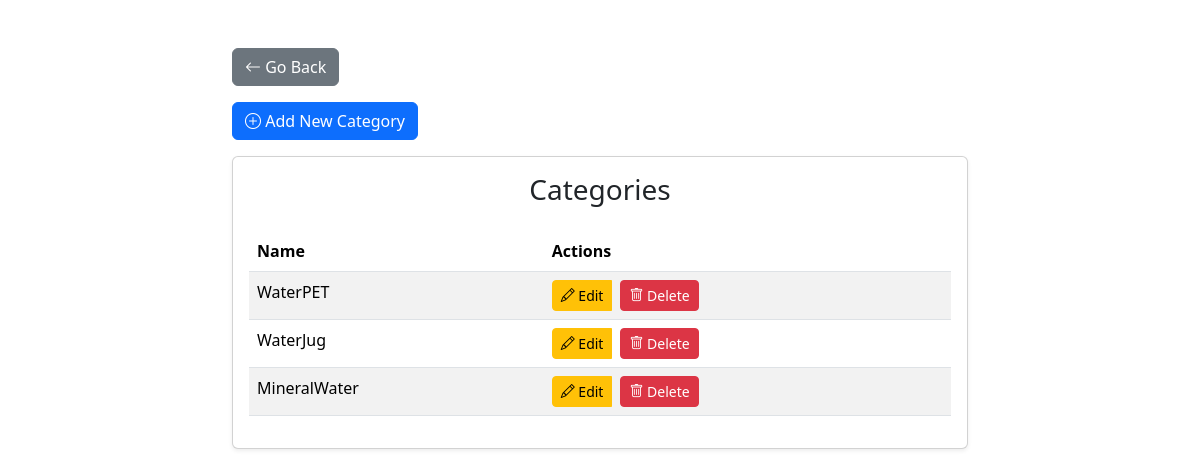
Page /categories/ on the committed database.
### waterproject/models.py (models this page shows, shortened)
class Category(models.Model):
    name = models.CharField(max_length=100, unique=True)
    description = models.TextField(null=True, blank=True)
    image = models.ImageField(upload_to='categories/', null=True, blank=True)

### waterproject/views.py (the view)
# urls.py: path('categories/', views.category_list, name='category_list'),
def category_list(request):
    categories = Category.objects.all()
    if request.method == 'POST':
        form = CategoryForm(request.POST)
        if form.is_valid():
            form.save()
            return redirect('category_list')
    else:
        form = CategoryForm()
    context = {
        'categories': categories,
        'form': form,
    }
    return render(request, 'admincontent/category_list.html', context)

### waterproject/templates/admincontent/category_list.html (shortened to what this page needs)
{% load static %}
<!DOCTYPE html>
<html lang="en">
<head>
    <link href="https://cdn.jsdelivr.net/npm/bootstrap@5.3.3/dist/css/bootstrap.min.css" rel="stylesheet">
    <link href="https://cdnjs.cloudflare.com/ajax/libs/bootstrap-icons/1.10.0/font/bootstrap-icons.min.css" rel="stylesheet">
</head>
<body>
    <div class="container mt-5">
        <div class="row justify-content-center">
            <div class="col-md-8">
                <div class="mb-3">
                    <a href="{% url 'superuser_dashboard' %}" class="btn btn-secondary">
                        <i class="bi bi-arrow-left"></i> Go Back
                    </a>
                </div>
                <div class="mb-3">
                    <a href="{% url 'add_category' %}" class="btn btn-primary">
                        <i class="bi bi-plus-circle"></i> Add New Category
                    </a>
                </div>
                <div class="card shadow-sm">
                    <div class="card-body">
                        <h3 class="text-center mb-4">Categories</h3>
                        <table class="table table-striped mt-3">
                            <thead>
                                <tr>
                                    <th>Name</th>
                                    <th>Actions</th>
                                </tr>
                            </thead>
                            <tbody>
                                {% for category in categories %}
                                    <tr>
                                        <td>{{ category.name }}</td>
                                        <td>
                                            <div class="btn-group" role="group">
                                                <a href="{% url 'edit_category' category.pk %}" class="btn btn-warning btn-sm me-2">
                                                    <i class="bi bi-pencil"></i> Edit
                                                </a>
                                                <form action="{% url 'delete_category' category.pk %}" method="POST" style="display: inline;">
                                                    <button type="submit" class="btn btn-danger btn-sm">
                                                        <i class="bi bi-trash"></i> Delete
                                                    </button>
                                                </form>
                                            </div>
                                        </td>
                                    </tr>
                                {% empty %}
                                    <tr>
                                        <td colspan="2" class="text-center">No categories available.</td>
                                    </tr>
                                {% endfor %}
                            </tbody>
                        </table>
                    </div>
                </div>
            </div>
        </div>
    </div>
</body>
</html>

### rows in the picture
Category: name "WaterPET"
Category: name "WaterJug"
Category: name "MineralWater"
